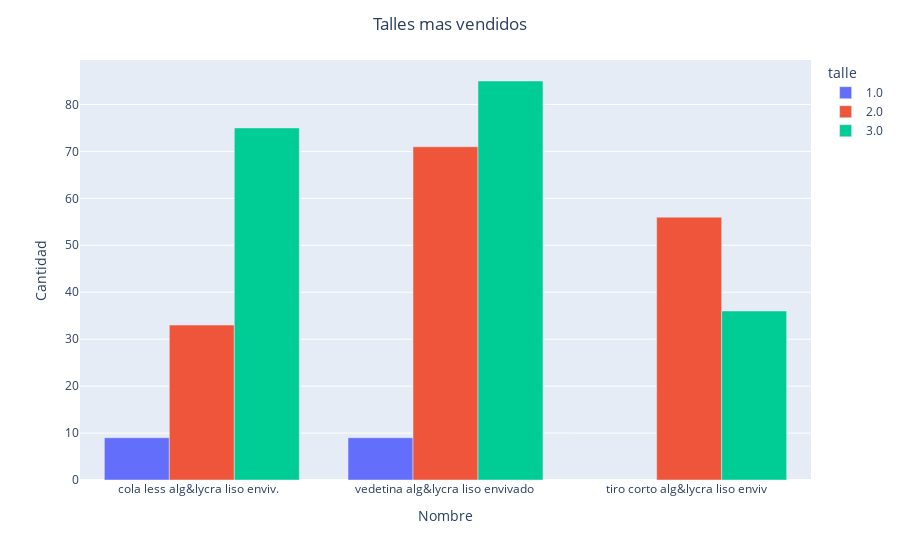

Notebook cell for this chart:
### Markdown cell above
### Talles:

### Code cell
only_top_3 = most_sold.copy()
names = most_sold_count['Nombre'].to_list()[:3]
same_size = only_top_3[only_top_3['name'].isin(names)]
only_top_3


talles = same_size.groupby(['name', 'talle']).size()
talles = talles.to_frame().reset_index()
talles.rename(columns = {0:"Cantidad", "name":"Nombre"}, inplace = True)
fig = px.bar(talles, x="Nombre", y="Cantidad", color="talle")
fig.update_layout(barmode='group', title_text = "Talles mas vendidos", title_x = 0.5)
fig.show()

### Figure 1 — Plotly figure (JSON) as saved in the notebook; plotly's stock layout.template omitted (floating-point values rounded to 4 significant figures)
{"data": [{"alignmentgroup": "True", "hovertemplate": "talle=1.0<br>Nombre=%{x}<br>Cantidad=%{y}<extra></extra>", "legendgroup": "1.0", "marker": {"color": "#636efa", "pattern": {"shape": ""}}, "name": "1.0", "offsetgroup": "1.0", "orientation": "v", "showlegend": true, "textposition": "auto", "type": "bar", "x": ["cola less alg&lycra liso enviv.  ", "vedetina alg&lycra liso envivado "], "xaxis": "x", "y": [9, 9], "yaxis": "y"}, {"alignmentgroup": "True", "hovertemplate": "talle=2.0<br>Nombre=%{x}<br>Cantidad=%{y}<extra></extra>", "legendgroup": "2.0", "marker": {"color": "#EF553B", "pattern": {"shape": ""}}, "name": "2.0", "offsetgroup": "2.0", "orientation": "v", "showlegend": true, "textposition": "auto", "type": "bar", "x": ["cola less alg&lycra liso enviv.  ", "tiro corto alg&lycra liso enviv  ", "vedetina alg&lycra liso envivado "], "xaxis": "x", "y": [33, 56, 71], "yaxis": "y"}, {"alignmentgroup": "True", "hovertemplate": "talle=3.0<br>Nombre=%{x}<br>Cantidad=%{y}<extra></extra>", "legendgroup": "3.0", "marker": {"color": "#00cc96", "pattern": {"shape": ""}}, "name": "3.0", "offsetgroup": "3.0", "orientation": "v", "showlegend": true, "textposition": "auto", "type": "bar", "x": ["cola less alg&lycra liso enviv.  ", "tiro corto alg&lycra liso enviv  ", "vedetina alg&lycra liso envivado "], "xaxis": "x", "y": [75, 36, 85], "yaxis": "y"}], "layout": {"barmode": "group", "legend": {"title": {"text": "talle"}, "tracegroupgap": 0}, "margin": {"t": 60}, "title": {"text": "Talles mas vendidos", "x": 0.5}, "xaxis": {"anchor": "y", "domain": [0, 1], "title": {"text": "Nombre"}}, "yaxis": {"anchor": "x", "domain": [0, 1], "title": {"text": "Cantidad"}}}}
